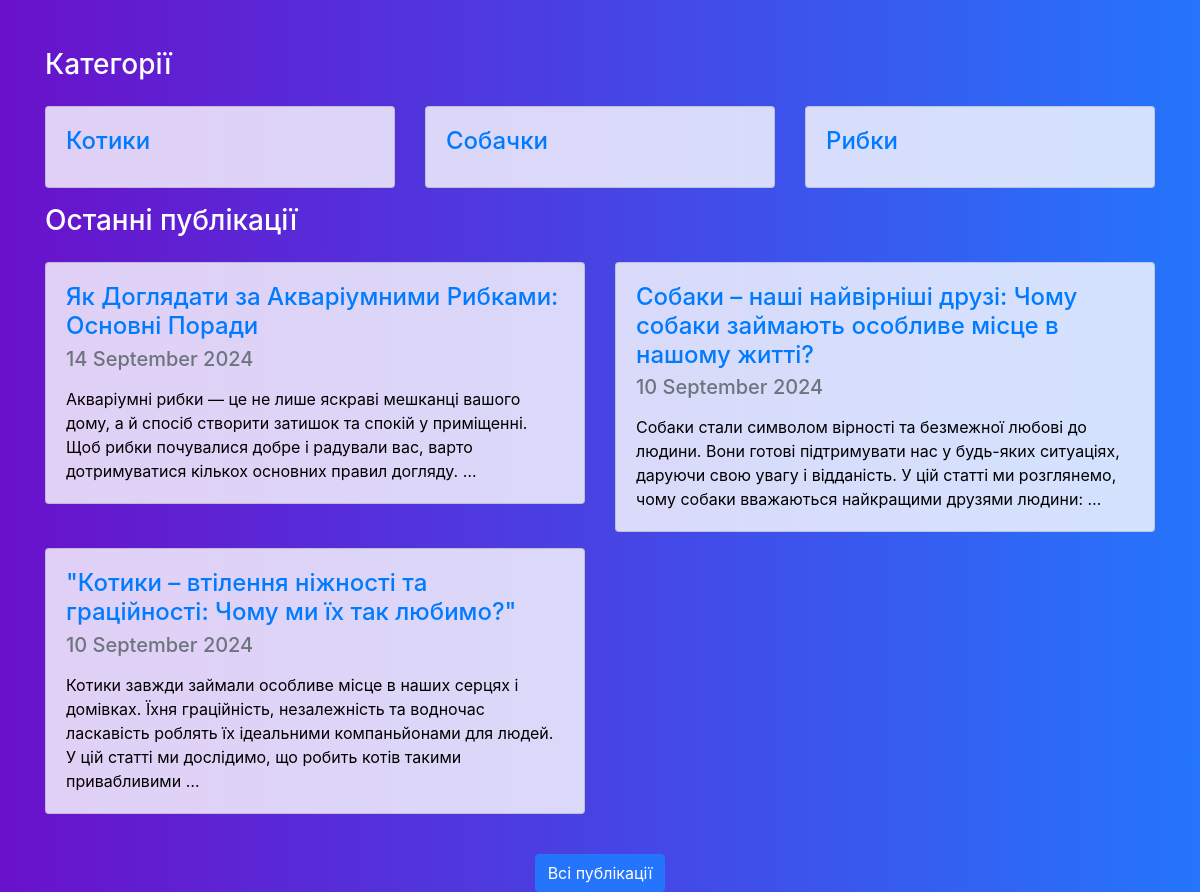
Before: / with the older database file.
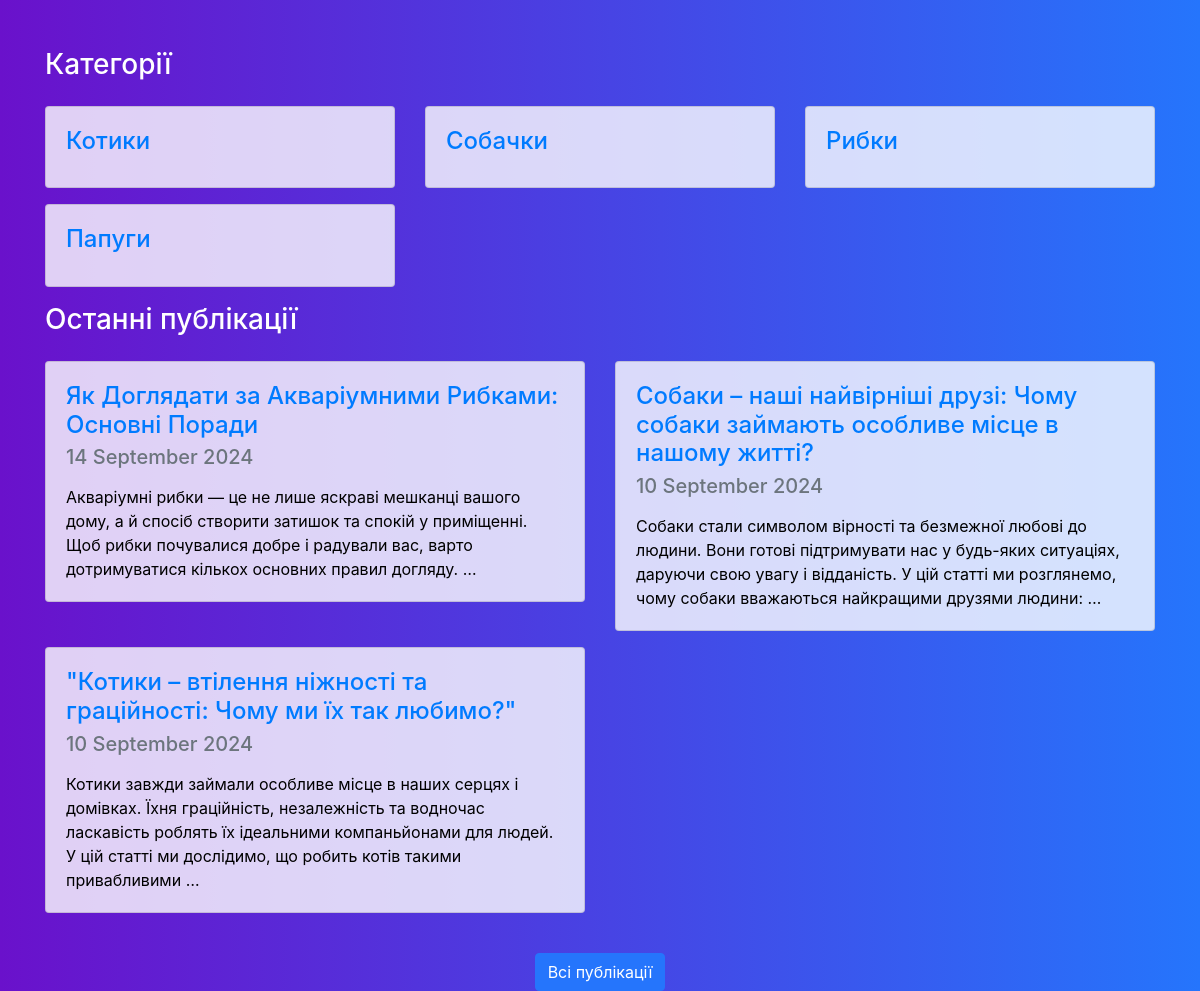
After: the same page with the newer database file.
### app_blog/models.py (models this page shows, shortened)
class Category(models.Model):
    category = models.CharField('Категорія', max_length=250, help_text='Максимум 250 символів')
    slug = models.SlugField('Слаг', unique=True)
    objects = models.Manager()
    class Meta:
        verbose_name = 'Категорія для публікації'
        verbose_name_plural = 'Категорії для публікацій'
    def get_absolute_url(self):
        try:
            url = reverse('articles-category-list', kwargs={'slug': self.slug})
        except Exception:
            url = "/"
        return url

class Article(models.Model):
    title = models.CharField('Заголовок', max_length=250, help_text='Максимум 250 символів')
    description = models.TextField(blank=True, verbose_name='Опис')
    pub_date = models.DateTimeField('Дата публікації', default=timezone.now)
    slug = models.SlugField('Слаг', unique_for_date='pub_date')
    main_page = models.BooleanField('Головна', default=False, help_text='Показувати на головній сторінці')
    category = models.ForeignKey(Category, related_name='articles', blank=True, null=True, verbose_name='Категорія', on_delete=models.CASCADE)
    objects = models.Manager()
    class Meta:
        ordering = ['-pub_date']
        verbose_name = 'Стаття'
        verbose_name_plural = 'Статті'
    def get_absolute_url(self):
        try:
            url = reverse('news-detail', kwargs={
                'year': self.pub_date.strftime("%Y"),
                'month': self.pub_date.strftime("%m"),
                'day': self.pub_date.strftime("%d"),
                'slug': self.slug,
            })
        except:
            url = "/"
        return url

### app_blog/views.py (the view)
# urls.py: path('', HomePageView.as_view(), name='home'),
class HomePageView(ListView):
    model = Category  # Assuming you want to list categories
    template_name = 'index.html'
    context_object_name = 'categories'
    def get_context_data(self, **kwargs):
        context = super(HomePageView, self).get_context_data(**kwargs)
        context['articles'] = Article.objects.filter(main_page=True)[:5]
        return context
    def get_queryset(self, *args, **kwargs):
        return Category.objects.all()

### app_blog/templates/index.html (shortened to what this page needs)
<!DOCTYPE html>
<html lang="uk">
<head>
    <link href="https://stackpath.bootstrapcdn.com/bootstrap/4.5.2/css/bootstrap.min.css" rel="stylesheet">
</head>
<body>
<div class="container mt-5">
        <h3 class="mb-4">Категорії</h3>
        <div class="row">
            {% if categories %}
                {% for item in categories %}
                    <div class="col-md-4 mb-3">
                        <div class="card">
                            <div class="card-body">
                                <a href="{{ item.get_absolute_url }}">
                                    <h4 class="card-title">{{ item.category }}</h4>
                                </a>
                            </div>
                        </div>
                    </div>
                {% endfor %}
            {% endif %}
        </div>
<h3 class="mb-4">Останні публікації</h3>
<div class="row">
    {% if articles %}
    {% for item in articles %}
    <div class="col-md-6 mb-3">
        <div class="card">
            <div class="card-body">
                <a href="{{ item.get_absolute_url }}">
                    <h4 class="card-title">{{ item.title }}</h4>
                </a>
                <h5 class="card-subtitle mb-2 text-muted">
                    {{ item.pub_date|date:"j E Y"|safe|linebreaks }}
                </h5>
                <p class="card-text">
                    {{ item.description|safe|escape|striptags|truncatewords_html:32 }}
                </p>
            </div>
        </div>
    </div>
    {% endfor %}
    {% endif %}
</div>
<div class="text-center mt-4">
    <a href="{% url 'articleslist' %}" class="btn btn-primary">Всі публікації</a>
</div>
</div>
</body>
</html>

Changed rows visible on the page:
added Category: category "Папуги"
